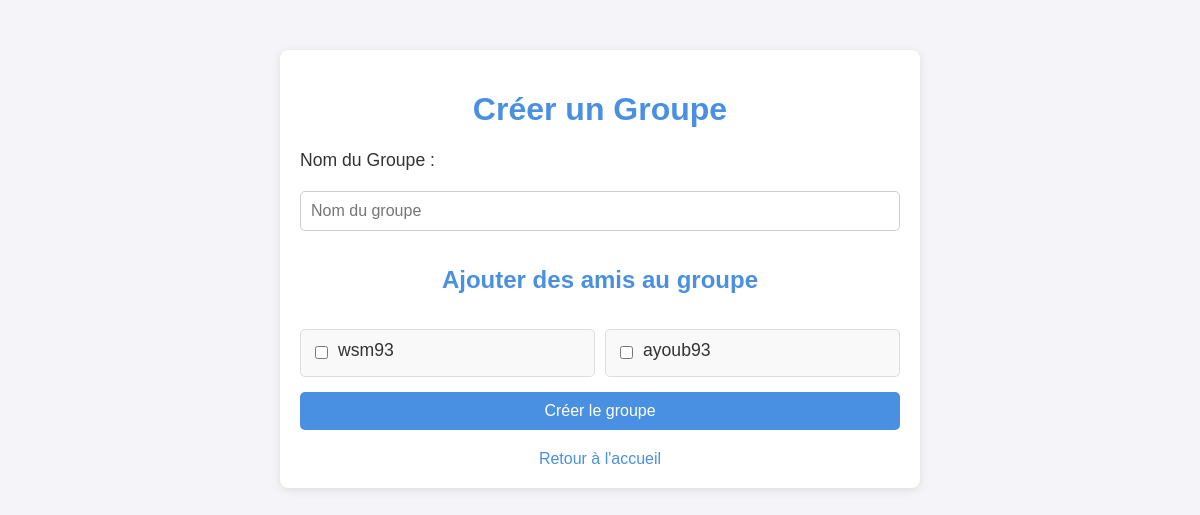
The page /create_group (signed in) on the database as committed earlier.
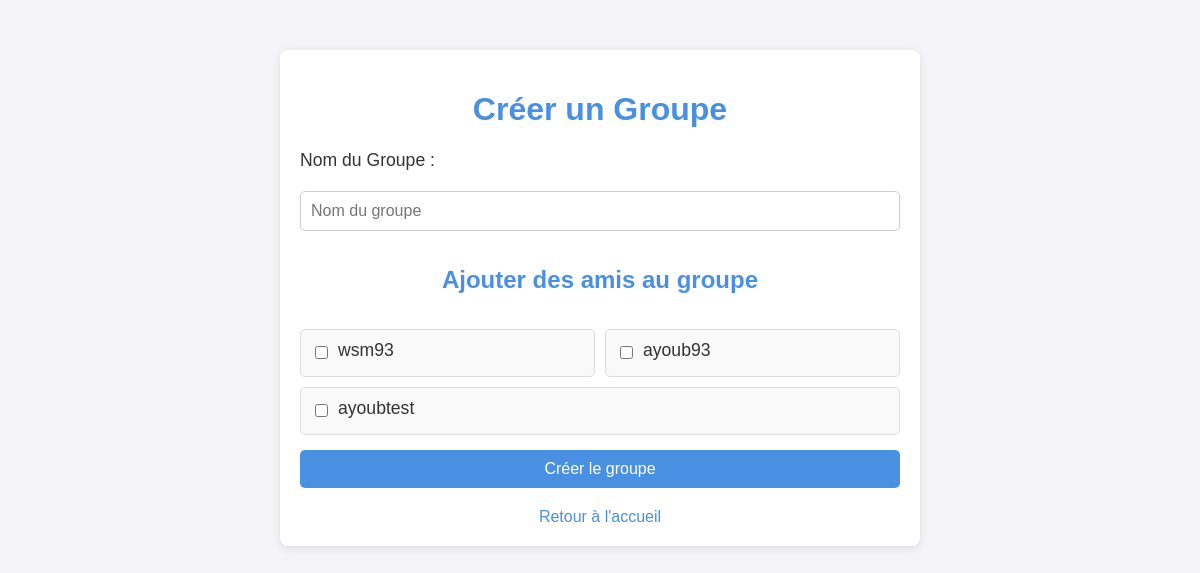
The same page on the database as committed later.
### models.py (models this page shows)
class User(UserMixin, db.Model):
    id = db.Column(db.Integer, primary_key=True)
    username = db.Column(db.String(150), unique=True, nullable=False)
    password = db.Column(db.String(150), nullable=False)

### app.py (the view, shortened to what this page needs)
@app.route('/create_group', methods=['GET', 'POST'])
@login_required
def create_group():
    friendships = Friend.query.filter_by(user_id=current_user.id).all()
    friends = [db.session.get(User, friendship.friend_id) for friendship in friendships]
    return render_template('create_group.html', friends=friends)

### app.py (called while the page is built)
@login_manager.user_loader
def load_user(user_id):
    return db.session.get(User, int(user_id))  # Correctif pour éviter LegacyAPIWarning

### templates/create_group.html (shortened to what this page needs)
<!DOCTYPE html>
<html lang="en">
<head>
</head>
<body>
    <div class="container">
        <h1>Créer un Groupe</h1>
        <form method="POST" action="{{ url_for('create_group') }}">
            <label for="group_name">Nom du Groupe :</label>
            <input type="text" id="group_name" name="group_name" placeholder="Nom du groupe" required>
            <h2>Ajouter des amis au groupe</h2>
            <div class="friends-list">
                {% for friend in friends %}
                    <div class="friend-item">
                        <input type="checkbox" id="friend_{{ friend.id }}" name="friends" value="{{ friend.id }}">
                        <label for="friend_{{ friend.id }}">{{ friend.username }}</label>
                    </div>
                {% endfor %}
            </div>
            <button type="submit">Créer le groupe</button>
        </form>
        <a href="{{ url_for('index') }}">Retour à l'accueil</a>
    </div>
</body>
</html>

Rows that differ between the two databases and show on the page:
added User: username "ayoubtest"
